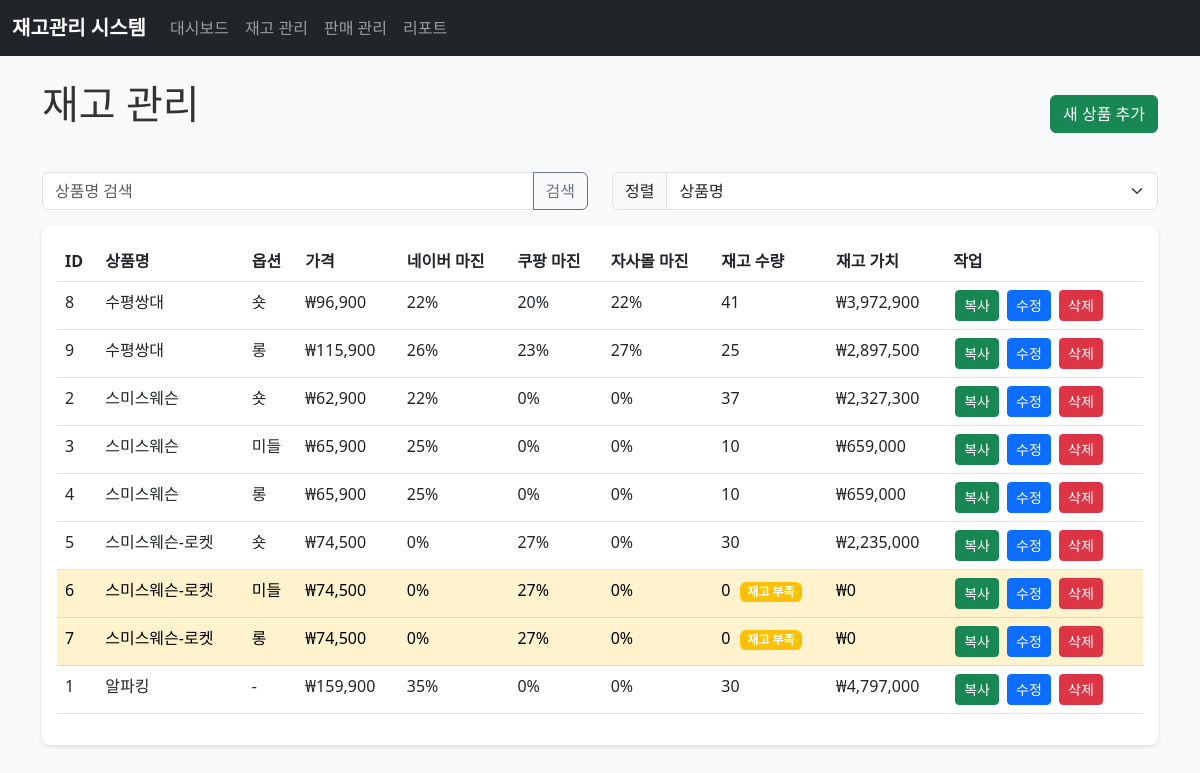
The page /inventory on the database as committed earlier.
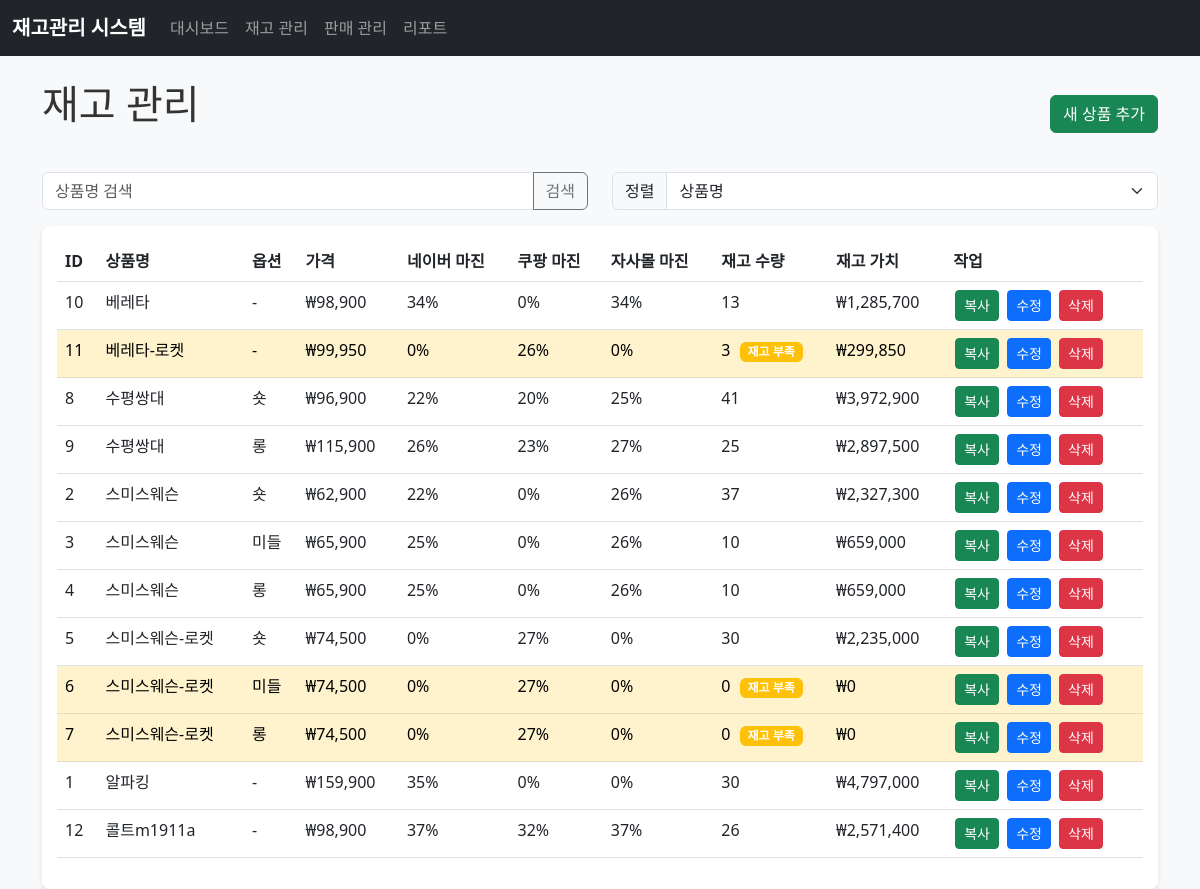
The same page on the database as committed later.
### tables this page shows
CREATE TABLE products (
        id INTEGER PRIMARY KEY AUTOINCREMENT,
        name VARCHAR(100) NOT NULL,
        options TEXT,
        price DECIMAL(10,2) NOT NULL,
        margin_naver DECIMAL(5,2) NOT NULL,
        margin_coupang DECIMAL(5,2) NOT NULL,
        margin_self DECIMAL(5,2) NOT NULL,
        quantity INTEGER NOT NULL DEFAULT 0,
        created_at DATETIME DEFAULT CURRENT_TIMESTAMP,
        updated_at DATETIME DEFAULT CURRENT_TIMESTAMP
    );

### app.py (the view)
@app.route('/inventory')
def inventory_page():
    search = request.args.get('search', '')
    sort_by = request.args.get('sort', 'name')
    products = manager.get_all_products(search=search, sort_by=sort_by)
    return render_template('inventory.html', products=products, search=search, sort_by=sort_by)

### database.py (called while the page is built)
def get_connection():
    return sqlite3.connect(DATABASE_NAME)

### templates/inventory.html (shortened to what this page needs)
{% extends "base.html" %}
{% block content %}
<div class="d-flex justify-content-between align-items-center mb-4">
    <h1>재고 관리</h1>
    <a href="/product/add" class="btn btn-success">새 상품 추가</a>
</div>
<div class="row mb-3">
    <div class="col-md-6">
        <form method="get" action="/inventory">
            <div class="input-group">
                <input type="text" class="form-control" name="search" placeholder="상품명 검색" value="{{ search }}">
                <button class="btn btn-outline-secondary" type="submit">검색</button>
            </div>
        </form>
    </div>
    <div class="col-md-6">
        <form method="get" action="/inventory">
            <div class="input-group">
                <label class="input-group-text">정렬</label>
                <select class="form-select" name="sort" onchange="this.form.submit()">
                    <option value="name" {% if sort_by == 'name' %}selected{% endif %}>상품명</option>
                </select>
            </div>
        </form>
    </div>
</div>
<div class="table-responsive">
    <table class="table table-hover">
        <thead>
            <tr>
                <th>ID</th>
                <th>상품명</th>
                <th>옵션</th>
                <th>가격</th>
                <th>네이버 마진</th>
                <th>쿠팡 마진</th>
                <th>자사몰 마진</th>
                <th>재고 수량</th>
                <th>재고 가치</th>
                <th>작업</th>
            </tr>
        </thead>
        <tbody>
            {% for product in products %}
            <tr {% if product.quantity < 10 %}class="table-warning"{% endif %}>
                <td>{{ product.id }}</td>
                <td>{{ product.name }}</td>
                <td>{{ product.options if product.options else '-' }}</td>
                <td>₩{{ "{:,.0f}".format(product.price) }}</td>
                <td>{{ product.margin_naver }}%</td>
                <td>{{ product.margin_coupang }}%</td>
                <td>{{ product.margin_self }}%</td>
                <td>
                    {{ product.quantity }}
                    {% if product.quantity < 10 %}
                    <span class="badge bg-warning">재고 부족</span>
                    {% endif %}
                </td>
                <td>₩{{ "{:,.0f}".format(product.value) }}</td>
                <td>
                    <a href="/product/copy/{{ product.id }}" class="btn btn-sm btn-success">복사</a>
                    <a href="/product/edit/{{ product.id }}" class="btn btn-sm btn-primary">수정</a>
                    <form method="post" action="/product/delete/{{ product.id }}" style="display: inline;">
                        <button type="submit" class="btn btn-sm btn-danger"
                                onclick="return confirm('정말 삭제하시겠습니까?')">삭제</button>
                    </form>
                </td>
            </tr>
            {% endfor %}
        </tbody>
    </table>
</div>
{% endblock %}

### templates/base.html (shortened to what this page needs)
<!DOCTYPE html>
<html lang="ko">
<head>
    <link href="https://cdn.jsdelivr.net/npm/bootstrap@5.3.0/dist/css/bootstrap.min.css" rel="stylesheet">
    <link rel="stylesheet" href="{{ url_for('static', filename='css/style.css') }}">
</head>
<body>
    <nav class="navbar navbar-expand-lg navbar-dark bg-dark">
        <div class="container-fluid">
            <a class="navbar-brand" href="/">재고관리 시스템</a>
            <div class="collapse navbar-collapse" id="navbarNav">
                <ul class="navbar-nav">
                    <li class="nav-item">
                        <a class="nav-link" href="/">대시보드</a>
                    </li>
                    <li class="nav-item">
                        <a class="nav-link" href="/inventory">재고 관리</a>
                    </li>
                    <li class="nav-item">
                        <a class="nav-link" href="/sales">판매 관리</a>
                    </li>
                    <li class="nav-item">
                        <a class="nav-link" href="/reports">리포트</a>
                    </li>
                </ul>
            </div>
        </div>
    </nav>
    <div class="container mt-4">
        {% block content %}{% endblock %}
    </div>
</body>
</html>

### static/css/style.css (style rules this page uses)
body { background-color: #f8f9fa; }
.navbar-brand { font-weight: bold; }
.table-responsive { background-color: white; border-radius: 8px; padding: 15px; box-shadow: 0 2px 4px rgba(0, 0, 0, 0.1); }
.badge { margin-left: 5px; }
.btn-sm { margin: 0 2px; }
h1, h2, h3 { color: #333; margin-bottom: 20px; }

Rows that differ between the two databases and show on the page:
added products: id "10", name "베레타", options "-", price "98,900", margin_naver "34", margin_coupang "0", margin_self "34", quantity "13", value "1,285,700"
added products: id "11", name "베레타-로켓", options "-", price "99,950", margin_naver "0", margin_coupang "26", margin_self "0", quantity "3", shows "재고 부족", value "299,850"
changed products id 8: margin_self "22" → "25"
changed products id 2: margin_self "0" → "26"
changed products id 3: margin_self "0" → "26"
changed products id 4: margin_self "0" → "26"
added products: id "12", name "콜트m1911a", options "-", price "98,900", margin_naver "37", margin_coupang "32", margin_self "37", quantity "26", value "2,571,400"
